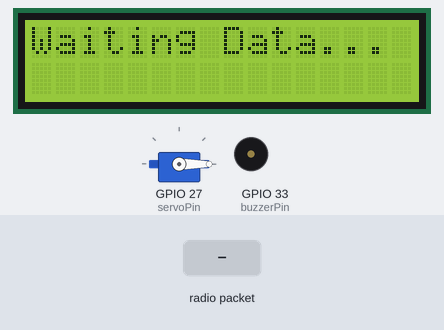
The sketch below on a simulated ESP32. On the bench: 16×2 character LCD, servo, buzzer (waves = sounding, pin HIGH). The inputs (shaded band) are chosen by the test bench. WiFi joins after 1.5 s; servers stay silent unless stated; no radio packets arrive unless stated; what the sketch prints to the serial monitor is not drawn.

Above: at 4.7 s.
4.8 s: radio packet "LON:" arrives
At 6.0 s:
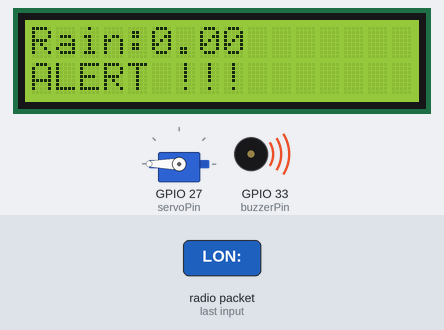
At 7.3 s:
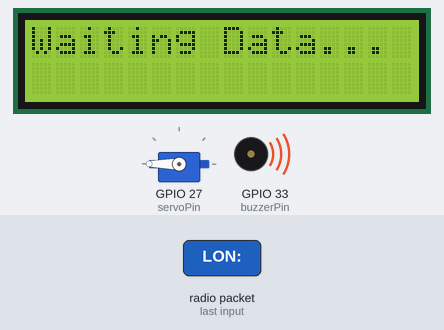
7.8 s: radio packet "5" arrives
9.6 s: radio packet "90" arrives
12.6 s: radio packet "200" arrives
Timing chart, 0 to 15.6 s (numbered marks = the images above; inputs shaded):
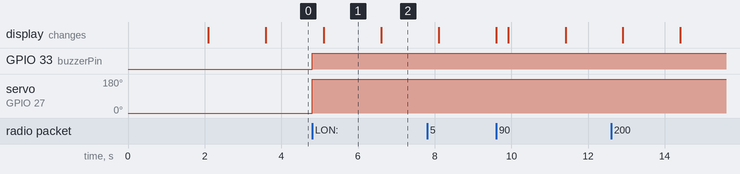

The sketch:

transmitter.ino
```cpp
#include <SPI.h>
#include <LoRa.h>
#include <WiFi.h>
#include "ThingSpeak.h"
#include <LiquidCrystal.h>
#include <ESP32Servo.h>

// ---------------- LCD ----------------
LiquidCrystal lcd(4,16,17,26,13,25);

// ---------------- Servo ----------------
Servo rainServo;
int servoPin = 27;
int lastServoState = -1;

// ---------------- Buzzer ----------------
int buzzerPin = 33;

// ---------------- LoRa Pins ----------------
#define SS 5
#define RST 14
#define DIO0 2

// ---------------- WiFi ----------------
const char* ssid = "Airtel_Cloudmation";
const char* password = "Cloud@1447";

// ---------------- ThingSpeak ----------------
unsigned long channelID = 3253693;
const char* writeAPIKey = "B9ST5SX74H470L84";

WiFiClient client;

// ---------------- Variables ----------------
String receivedData = "";

float tempVal=0, humVal=0, rainVal=0;
float xVal=0, yVal=0, zVal=0;
float latVal=0, lonVal=0;

void setup() {

  Serial.begin(9600);

  lcd.begin(16,2);
  lcd.print("LoRa Receiver");
  delay(2000);
  lcd.clear();

  // -------- Servo Setup --------
  rainServo.setPeriodHertz(50);
  rainServo.attach(servoPin, 500, 2400);
  rainServo.write(0);

  // -------- Buzzer Setup --------
  pinMode(buzzerPin, OUTPUT);
  digitalWrite(buzzerPin, LOW);

  // -------- LoRa Setup --------
  LoRa.setPins(SS, RST, DIO0);
  if (!LoRa.begin(433E6)) {
    Serial.println("LoRa Failed!");
    while (1);
  }

  // -------- WiFi Setup --------
  WiFi.begin(ssid, password);
  while (WiFi.status() != WL_CONNECTED) {
    delay(500);
  }

  ThingSpeak.begin(client);

  lcd.print("Waiting Data...");
}

void loop() {

  int packetSize = LoRa.parsePacket();

  if (packetSize) {

    receivedData = "";
    while (LoRa.available()) {
      receivedData += (char)LoRa.read();
    }

    Serial.println(receivedData);

    // -------- Parse Data --------
    tempVal = getValue(receivedData, "T:", ",H:");
    humVal  = getValue(receivedData, "H:", ",R:");
    rainVal = getValue(receivedData, "R:", ",X:");
    xVal    = getValue(receivedData, "X:", ",Y:");
    yVal    = getValue(receivedData, "Y:", ",Z:");
    zVal    = getValue(receivedData, "Z:", ",LAT:");
    latVal  = getValue(receivedData, "LAT:", ",LON:");

    int lonIndex = receivedData.indexOf("LON:");
    if(lonIndex != -1)
      lonVal = receivedData.substring(lonIndex + 4).toFloat();

    // -------- Print Values for Debug --------
    Serial.print("Rain: ");
    Serial.print(rainVal);
    Serial.print("  X: ");
    Serial.println(xVal);

    // -------- Alert Logic --------
    bool rainAlert = false;
    bool tiltAlert = false;

    // ⚠️ Change < to > if your rain sensor is reverse logic
    if (rainVal < 500) {
      rainAlert = true;
    }

    if (xVal > 5) {
      tiltAlert = true;
    }

    if (rainAlert || tiltAlert) {

      if (lastServoState != 180) {
        rainServo.write(180);
        digitalWrite(buzzerPin, HIGH);
        lastServoState = 180;
      }

    } else {

      if (lastServoState != 0) {
        rainServo.write(0);
        digitalWrite(buzzerPin, LOW);
        lastServoState = 0;
      }
    }

    // -------- Upload to ThingSpeak --------
    ThingSpeak.setField(1, tempVal);
    ThingSpeak.setField(2, humVal);
    ThingSpeak.setField(3, rainVal);
    ThingSpeak.setField(4, xVal);
    ThingSpeak.setField(5, yVal);
    ThingSpeak.setField(6, zVal);
    ThingSpeak.setField(7, latVal);
    ThingSpeak.setField(8, lonVal);

    ThingSpeak.writeFields(channelID, writeAPIKey);

    // -------- LCD Display --------
    lcd.clear();
    lcd.setCursor(0,0);
    lcd.print("Rain:");
    lcd.print(rainVal);

    lcd.setCursor(0,1);
    if (rainAlert || tiltAlert)
      lcd.print("ALERT !!!");
    else
      lcd.print("Normal");

    delay(1500);
    lcd.clear();
    lcd.print("Waiting Data...");
  }
}

float getValue(String data, String startStr, String endStr) {

  int startIndex = data.indexOf(startStr);
  int endIndex = data.indexOf(endStr);

  if (startIndex == -1 || endIndex == -1)
    return 0;

  startIndex += startStr.length();
  String value = data.substring(startIndex, endIndex);

  return value.toFloat();
}
```

Measured:
- after the input at 4.8 s, GPIO 33 (buzzerPin): LOW → HIGH at once; servo on GPIO 27 (servoPin): 0° → 180° at once; the display: changes after 0.31 s (image 1)
- what the display in image 1 shows lasts 1.5 s, from 5.1 s to 6.6 s
